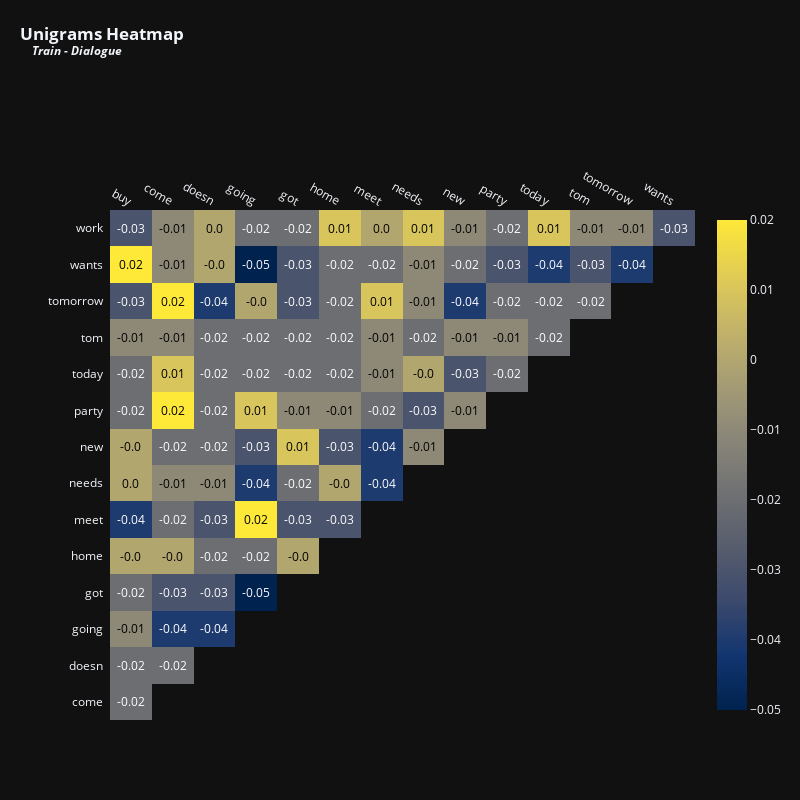

Source (notebook cell):
### Markdown cell above
## UNIGRAM

### Code cell
vectorizer = TfidfVectorizer(max_features = 15,stop_words = 'english') # Top 15 terms
x = vectorizer.fit_transform(train['summary'])
df_tfidfvect = pd.DataFrame(x.toarray(), columns=vectorizer.get_feature_names_out())
plot_correlation(df_tfidfvect, 'Unigrams', 'Train - Dialogue', 800, 800, 12)

### Figure 1 — Plotly figure (JSON) as saved in the notebook; plotly's stock layout.template omitted (floating-point values rounded to 4 significant figures)
{"data": [{"colorscale": [[0, "#00224e"], [0.1111, "#123570"], [0.2222, "#3b496c"], [0.3333, "#575d6d"], [0.4444, "#707173"], [0.5556, "#8a8678"], [0.6667, "#a59c74"], [0.7778, "#c3b369"], [0.8889, "#e1cc55"], [1, "#fee838"]], "reversescale": false, "showscale": false, "type": "heatmap", "x": ["buy", "come", "doesn", "going", "got", "home", "meet", "needs", "new", "party", "today", "tom", "tomorrow", "wants"], "y": ["work", "wants", "tomorrow", "tom", "today", "party", "new", "needs", "meet", "home", "got", "going", "doesn", "come"], "z": [[-0.03, -0.01, 0, -0.02, -0.02, 0.01, 0, 0.01, -0.01, -0.02, 0.01, -0.01, -0.01, -0.03], [0.02, -0.01, 0, -0.05, -0.03, -0.02, -0.02, -0.01, -0.02, -0.03, -0.04, -0.03, -0.04], [-0.03, 0.02, -0.04, 0, -0.03, -0.02, 0.01, -0.01, -0.04, -0.02, -0.02, -0.02], [-0.01, -0.01, -0.02, -0.02, -0.02, -0.02, -0.01, -0.02, -0.01, -0.01, -0.02], [-0.02, 0.01, -0.02, -0.02, -0.02, -0.02, -0.01, 0, -0.03, -0.02], [-0.02, 0.02, -0.02, 0.01, -0.01, -0.01, -0.02, -0.03, -0.01], [0, -0.02, -0.02, -0.03, 0.01, -0.03, -0.04, -0.01], [0, -0.01, -0.01, -0.04, -0.02, 0, -0.04], [-0.04, -0.02, -0.03, 0.02, -0.03, -0.03], [0, 0, -0.02, -0.02, 0], [-0.02, -0.03, -0.03, -0.05], [-0.01, -0.04, -0.04], [-0.02, -0.02], [-0.02]]}, {"colorscale": [[0, "#00224e"], [0.1111, "#123570"], [0.2222, "#3b496c"], [0.3333, "#575d6d"], [0.4444, "#707173"], [0.5556, "#8a8678"], [0.6667, "#a59c74"], [0.7778, "#c3b369"], [0.8889, "#e1cc55"], [1, "#fee838"]], "showscale": true, "type": "heatmap", "visible": true, "z": [[-0.03, -0.01, 0, -0.02, -0.02, 0.01, 0, 0.01, -0.01, -0.02, 0.01, -0.01, -0.01, -0.03], [0.02, -0.01, 0, -0.05, -0.03, -0.02, -0.02, -0.01, -0.02, -0.03, -0.04, -0.03, -0.04], [-0.03, 0.02, -0.04, 0, -0.03, -0.02, 0.01, -0.01, -0.04, -0.02, -0.02, -0.02], [-0.01, -0.01, -0.02, -0.02, -0.02, -0.02, -0.01, -0.02, -0.01, -0.01, -0.02], [-0.02, 0.01, -0.02, -0.02, -0.02, -0.02, -0.01, 0, -0.03, -0.02], [-0.02, 0.02, -0.02, 0.01, -0.01, -0.01, -0.02, -0.03, -0.01], [0, -0.02, -0.02, -0.03, 0.01, -0.03, -0.04, -0.01], [0, -0.01, -0.01, -0.04, -0.02, 0, -0.04], [-0.04, -0.02, -0.03, 0.02, -0.03, -0.03], [0, 0, -0.02, -0.02, 0], [-0.02, -0.03, -0.03, -0.05], [-0.01, -0.04, -0.04], [-0.02, -0.02], [-0.02]]}], "layout": {"annotations": [{"font": {"color": "#FFFFFF", "size": 12}, "showarrow": false, "text": "-0.03", "x": "buy", "xref": "x", "y": "work", "yref": "y"}, {"font": {"color": "#000000", "size": 12}, "showarrow": false, "text": "-0.01", "x": "come", "xref": "x", "y": "work", "yref": "y"}, {"font": {"color": "#000000", "size": 12}, "showarrow": false, "text": "0.0", "x": "doesn", "xref": "x", "y": "work", "yref": "y"}, {"font": {"color": "#FFFFFF", "size": 12}, "showarrow": false, "text": "-0.02", "x": "going", "xref": "x", "y": "work", "yref": "y"}, {"font": {"color": "#FFFFFF", "size": 12}, "showarrow": false, "text": "-0.02", "x": "got", "xref": "x", "y": "work", "yref": "y"}, {"font": {"color": "#000000", "size": 12}, "showarrow": false, "text": "0.01", "x": "home", "xref": "x", "y": "work", "yref": "y"}, {"font": {"color": "#000000", "size": 12}, "showarrow": false, "text": "0.0", "x": "meet", "xref": "x", "y": "work", "yref": "y"}, {"font": {"color": "#000000", "size": 12}, "showarrow": false, "text": "0.01", "x": "needs", "xref": "x", "y": "work", "yref": "y"}, {"font": {"color": "#000000", "size": 12}, "showarrow": false, "text": "-0.01", "x": "new", "xref": "x", "y": "work", "yref": "y"}, {"font": {"color": "#FFFFFF", "size": 12}, "showarrow": false, "text": "-0.02", "x": "party", "xref": "x", "y": "work", "yref": "y"}, {"font": {"color": "#000000", "size": 12}, "showarrow": false, "text": "0.01", "x": "today", "xref": "x", "y": "work", "yref": "y"}, {"font": {"color": "#000000", "size": 12}, "showarrow": false, "text": "-0.01", "x": "tom", "xref": "x", "y": "work", "yref": "y"}, {"font": {"color": "#000000", "size": 12}, "showarrow": false, "text": "-0.01", "x": "tomorrow", "xref": "x", "y": "work", "yref": "y"}, {"font": {"color": "#FFFFFF", "size": 12}, "showarrow": false, "text": "-0.03", "x": "wants", "xref": "x", "y": "work", "yref": "y"}, {"font": {"color": "#000000", "size": 12}, "showarrow": false, "text": "0.02", "x": "buy", "xref": "x", "y": "wants", "yref": "y"}, {"font": {"color": "#000000", "size": 12}, "showarrow": false, "text": "-0.01", "x": "come", "xref": "x", "y": "wants", "yref": "y"}, {"font": {"color": "#000000", "size": 12}, "showarrow": false, "text": "-0.0", "x": "doesn", "xref": "x", "y": "wants", "yref": "y"}, {"font": {"color": "#FFFFFF", "size": 12}, "showarrow": false, "text": "-0.05", "x": "going", "xref": "x", "y": "wants", "yref": "y"}, {"font": {"color": "#FFFFFF", "size": 12}, "showarrow": false, "text": "-0.03", "x": "got", "xref": "x", "y": "wants", "yref": "y"}, {"font": {"color": "#FFFFFF", "size": 12}, "showarrow": false, "text": "-0.02", "x": "home", "xref": "x", "y": "wants", "yref": "y"}, {"font": {"color": "#FFFFFF", "size": 12}, "showarrow": false, "text": "-0.02", "x": "meet", "xref": "x", "y": "wants", "yref": "y"}, {"font": {"color": "#000000", "size": 12}, "showarrow": false, "text": "-0.01", "x": "needs", "xref": "x", "y": "wants", "yref": "y"}, {"font": {"color": "#FFFFFF", "size": 12}, "showarrow": false, "text": "-0.02", "x": "new", "xref": "x", "y": "wants", "yref": "y"}, {"font": {"color": "#FFFFFF", "size": 12}, "showarrow": false, "text": "-0.03", "x": "party", "xref": "x", "y": "wants", "yref": "y"}, {"font": {"color": "#FFFFFF", "size": 12}, "showarrow": false, "text": "-0.04", "x": "today", "xref": "x", "y": "wants", "yref": "y"}, {"font": {"color": "#FFFFFF", "size": 12}, "showarrow": false, "text": "-0.03", "x": "tom", "xref": "x", "y": "wants", "yref": "y"}, {"font": {"color": "#FFFFFF", "size": 12}, "showarrow": false, "text": "-0.04", "x": "tomorrow", "xref": "x", "y": "wants", "yref": "y"}, {"font": {"color": "#FFFFFF", "size": 12}, "showarrow": false, "text": "-0.03", "x": "buy", "xref": "x", "y": "tomorrow", "yref": "y"}, {"font": {"color": "#000000", "size": 12}, "showarrow": false, "text": "0.02", "x": "come", "xref": "x", "y": "tomorrow", "yref": "y"}, {"font": {"color": "#FFFFFF", "size": 12}, "showarrow": false, "text": "-0.04", "x": "doesn", "xref": "x", "y": "tomorrow", "yref": "y"}, {"font": {"color": "#000000", "size": 12}, "showarrow": false, "text": "-0.0", "x": "going", "xref": "x", "y": "tomorrow", "yref": "y"}, {"font": {"color": "#FFFFFF", "size": 12}, "showarrow": false, "text": "-0.03", "x": "got", "xref": "x", "y": "tomorrow", "yref": "y"}, {"font": {"color": "#FFFFFF", "size": 12}, "showarrow": false, "text": "-0.02", "x": "home", "xref": "x", "y": "tomorrow", "yref": "y"}, {"font": {"color": "#000000", "size": 12}, "showarrow": false, "text": "0.01", "x": "meet", "xref": "x", "y": "tomorrow", "yref": "y"}, {"font": {"color": "#000000", "size": 12}, "showarrow": false, "text": "-0.01", "x": "needs", "xref": "x", "y": "tomorrow", "yref": "y"}, {"font": {"color": "#FFFFFF", "size": 12}, "showarrow": false, "text": "-0.04", "x": "new", "xref": "x", "y": "tomorrow", "yref": "y"}, {"font": {"color": "#FFFFFF", "size": 12}, "showarrow": false, "text": "-0.02", "x": "party", "xref": "x", "y": "tomorrow", "yref": "y"}, {"font": {"color": "#FFFFFF", "size": 12}, "showarrow": false, "text": "-0.02", "x": "today", "xref": "x", "y": "tomorrow", "yref": "y"}, {"font": {"color": "#FFFFFF", "size": 12}, "showarrow": false, "text": "-0.02", "x": "tom", "xref": "x", "y": "tomorrow", "yref": "y"}, {"font": {"color": "#000000", "size": 12}, "showarrow": false, "text": "-0.01", "x": "buy", "xref": "x", "y": "tom", "yref": "y"}, {"font": {"color": "#000000", "size": 12}, "showarrow": false, "text": "-0.01", "x": "come", "xref": "x", "y": "tom", "yref": "y"}, {"font": {"color": "#FFFFFF", "size": 12}, "showarrow": false, "text": "-0.02", "x": "doesn", "xref": "x", "y": "tom", "yref": "y"}, {"font": {"color": "#FFFFFF", "size": 12}, "showarrow": false, "text": "-0.02", "x": "going", "xref": "x", "y": "tom", "yref": "y"}, {"font": {"color": "#FFFFFF", "size": 12}, "showarrow": false, "text": "-0.02", "x": "got", "xref": "x", "y": "tom", "yref": "y"}, {"font": {"color": "#FFFFFF", "size": 12}, "showarrow": false, "text": "-0.02", "x": "home", "xref": "x", "y": "tom", "yref": "y"}, {"font": {"color": "#000000", "size": 12}, "showarrow": false, "text": "-0.01", "x": "meet", "xref": "x", "y": "tom", "yref": "y"}, {"font": {"color": "#FFFFFF", "size": 12}, "showarrow": false, "text": "-0.02", "x": "needs", "xref": "x", "y": "tom", "yref": "y"}, {"font": {"color": "#000000", "size": 12}, "showarrow": false, "text": "-0.01", "x": "new", "xref": "x", "y": "tom", "yref": "y"}, {"font": {"color": "#000000", "size": 12}, "showarrow": false, "text": "-0.01", "x": "party", "xref": "x", "y": "tom", "yref": "y"}, {"font": {"color": "#FFFFFF", "size": 12}, "showarrow": false, "text": "-0.02", "x": "today", "xref": "x", "y": "tom", "yref": "y"}, {"font": {"color": "#FFFFFF", "size": 12}, "showarrow": false, "text": "-0.02", "x": "buy", "xref": "x", "y": "today", "yref": "y"}, {"font": {"color": "#000000", "size": 12}, "showarrow": false, "text": "0.01", "x": "come", "xref": "x", "y": "today", "yref": "y"}, {"font": {"color": "#FFFFFF", "size": 12}, "showarrow": false, "text": "-0.02", "x": "doesn", "xref": "x", "y": "today", "yref": "y"}, {"font": {"color": "#FFFFFF", "size": 12}, "showarrow": false, "text": "-0.02", "x": "going", "xref": "x", "y": "today", "yref": "y"}, {"font": {"color": "#FFFFFF", "size": 12}, "showarrow": false, "text": "-0.02", "x": "got", "xref": "x", "y": "today", "yref": "y"}, {"font": {"color": "#FFFFFF", "size": 12}, "showarrow": false, "text": "-0.02", "x": "home", "xref": "x", "y": "today", "yref": "y"}, {"font": {"color": "#000000", "size": 12}, "showarrow": false, "text": "-0.01", "x": "meet", "xref": "x", "y": "today", "yref": "y"}, {"font": {"color": "#000000", "size": 12}, "showarrow": false, "text": "-0.0", "x": "needs", "xref": "x", "y": "today", "yref": "y"}, {"font": {"color": "#FFFFFF", "size": 12}, "showarrow": false, "text": "-0.03", "x": "new", "xref": "x", "y": "today", "yref": "y"}, {"font": {"color": "#FFFFFF", "size": 12}, "showarrow": false, "text": "-0.02", "x": "party", "xref": "x", "y": "today", "yref": "y"}, {"font": {"color": "#FFFFFF", "size": 12}, "showarrow": false, "text": "-0.02", "x": "buy", "xref": "x", "y": "party", "yref": "y"}, {"font": {"color": "#000000", "size": 12}, "showarrow": false, "text": "0.02", "x": "come", "xref": "x", "y": "party", "yref": "y"}, {"font": {"color": "#FFFFFF", "size": 12}, "showarrow": false, "text": "-0.02", "x": "doesn", "xref": "x", "y": "party", "yref": "y"}, {"font": {"color": "#000000", "size": 12}, "showarrow": false, "text": "0.01", "x": "going", "xref": "x", "y": "party", "yref": "y"}, {"font": {"color": "#000000", "size": 12}, "showarrow": false, "text": "-0.01", "x": "got", "xref": "x", "y": "party", "yref": "y"}, {"font": {"color": "#000000", "size": 12}, "showarrow": false, "text": "-0.01", "x": "home", "xref": "x", "y": "party", "yref": "y"}, {"font": {"color": "#FFFFFF", "size": 12}, "showarrow": false, "text": "-0.02", "x": "meet", "xref": "x", "y": "party", "yref": "y"}, {"font": {"color": "#FFFFFF", "size": 12}, "showarrow": false, "text": "-0.03", "x": "needs", "xref": "x", "y": "party", "yref": "y"}, {"font": {"color": "#000000", "size": 12}, "showarrow": false, "text": "-0.01", "x": "new", "xref": "x", "y": "party", "yref": "y"}, {"font": {"color": "#000000", "size": 12}, "showarrow": false, "text": "-0.0", "x": "buy", "xref": "x", "y": "new", "yref": "y"}, {"font": {"color": "#FFFFFF", "size": 12}, "showarrow": false, "text": "-0.02", "x": "come", "xref": "x", "y": "new", "yref": "y"}, {"font": {"color": "#FFFFFF", "size": 12}, "showarrow": false, "text": "-0.02", "x": "doesn", "xref": "x", "y": "new", "yref": "y"}, {"font": {"color": "#FFFFFF", "size": 12}, "showarrow": false, "text": "-0.03", "x": "going", "xref": "x", "y": "new", "yref": "y"}, {"font": {"color": "#000000", "size": 12}, "showarrow": false, "text": "0.01", "x": "got", "xref": "x", "y": "new", "yref": "y"}, {"font": {"color": "#FFFFFF", "size": 12}, "showarrow": false, "text": "-0.03", "x": "home", "xref": "x", "y": "new", "yref": "y"}, {"font": {"color": "#FFFFFF", "size": 12}, "showarrow": false, "text": "-0.04", "x": "meet", "xref": "x", "y": "new", "yref": "y"}, {"font": {"color": "#000000", "size": 12}, "showarrow": false, "text": "-0.01", "x": "needs", "xref": "x", "y": "new", "yref": "y"}, {"font": {"color": "#000000", "size": 12}, "showarrow": false, "text": "0.0", "x": "buy", "xref": "x", "y": "needs", "yref": "y"}, {"font": {"color": "#000000", "size": 12}, "showarrow": false, "text": "-0.01", "x": "come", "xref": "x", "y": "needs", "yref": "y"}, {"font": {"color": "#000000", "size": 12}, "showarrow": false, "text": "-0.01", "x": "doesn", "xref": "x", "y": "needs", "yref": "y"}, {"font": {"color": "#FFFFFF", "size": 12}, "showarrow": false, "text": "-0.04", "x": "going", "xref": "x", "y": "needs", "yref": "y"}, {"font": {"color": "#FFFFFF", "size": 12}, "showarrow": false, "text": "-0.02", "x": "got", "xref": "x", "y": "needs", "yref": "y"}, {"font": {"color": "#000000", "size": 12}, "showarrow": false, "text": "-0.0", "x": "home", "xref": "x", "y": "needs", "yref": "y"}, {"font": {"color": "#FFFFFF", "size": 12}, "showarrow": false, "text": "-0.04", "x": "meet", "xref": "x", "y": "needs", "yref": "y"}, {"font": {"color": "#FFFFFF", "size": 12}, "showarrow": false, "text": "-0.04", "x": "buy", "xref": "x", "y": "meet", "yref": "y"}, {"font": {"color": "#FFFFFF", "size": 12}, "showarrow": false, "text": "-0.02", "x": "come", "xref": "x", "y": "meet", "yref": "y"}, {"font": {"color": "#FFFFFF", "size": 12}, "showarrow": false, "text": "-0.03", "x": "doesn", "xref": "x", "y": "meet", "yref": "y"}, {"font": {"color": "#000000", "size": 12}, "showarrow": false, "text": "0.02", "x": "going", "xref": "x", "y": "meet", "yref": "y"}, {"font": {"color": "#FFFFFF", "size": 12}, "showarrow": false, "text": "-0.03", "x": "got", "xref": "x", "y": "meet", "yref": "y"}, {"font": {"color": "#FFFFFF", "size": 12}, "showarrow": false, "text": "-0.03", "x": "home", "xref": "x", "y": "meet", "yref": "y"}, {"font": {"color": "#000000", "size": 12}, "showarrow": false, "text": "-0.0", "x": "buy", "xref": "x", "y": "home", "yref": "y"}, {"font": {"color": "#000000", "size": 12}, "showarrow": false, "text": "-0.0", "x": "come", "xref": "x", "y": "home", "yref": "y"}, {"font": {"color": "#FFFFFF", "size": 12}, "showarrow": false, "text": "-0.02", "x": "doesn", "xref": "x", "y": "home", "yref": "y"}, {"font": {"color": "#FFFFFF", "size": 12}, "showarrow": false, "text": "-0.02", "x": "going", "xref": "x", "y": "home", "yref": "y"}, {"font": {"color": "#000000", "size": 12}, "showarrow": false, "text": "-0.0", "x": "got", "xref": "x", "y": "home", "yref": "y"}, {"font": {"color": "#FFFFFF", "size": 12}, "showarrow": false, "text": "-0.02", "x": "buy", "xref": "x", "y": "got", "yref": "y"}, {"font": {"color": "#FFFFFF", "size": 12}, "showarrow": false, "text": "-0.03", "x": "come", "xref": "x", "y": "got", "yref": "y"}, {"font": {"color": "#FFFFFF", "size": 12}, "showarrow": false, "text": "-0.03", "x": "doesn", "xref": "x", "y": "got", "yref": "y"}, {"font": {"color": "#FFFFFF", "size": 12}, "showarrow": false, "text": "-0.05", "x": "going", "xref": "x", "y": "got", "yref": "y"}, {"font": {"color": "#000000", "size": 12}, "showarrow": false, "text": "-0.01", "x": "buy", "xref": "x", "y": "going", "yref": "y"}, {"font": {"color": "#FFFFFF", "size": 12}, "showarrow": false, "text": "-0.04", "x": "come", "xref": "x", "y": "going", "yref": "y"}, {"font": {"color": "#FFFFFF", "size": 12}, "showarrow": false, "text": "-0.04", "x": "doesn", "xref": "x", "y": "going", "yref": "y"}, {"font": {"color": "#FFFFFF", "size": 12}, "showarrow": false, "text": "-0.02", "x": "buy", "xref": "x", "y": "doesn", "yref": "y"}, {"font": {"color": "#FFFFFF", "size": 12}, "showarrow": false, "text": "-0.02", "x": "come", "xref": "x", "y": "doesn", "yref": "y"}, {"font": {"color": "#FFFFFF", "size": 12}, "showarrow": false, "text": "-0.02", "x": "buy", "xref": "x", "y": "come", "yref": "y"}], "height": 800, "margin": {"l": 110, "t": 210}, "title": {"text": "<b>Unigrams Heatmap<br><sup>&nbsp;&nbsp;&nbsp;&nbsp;<i>Train - Dialogue</i></sup></b>", "x": 0.025, "xanchor": "left", "y": 0.95}, "width": 800, "xaxis": {"autorange": true, "dtick": 1, "gridcolor": "rgb(0, 0, 0)", "range": [-0.5, 13.5], "showgrid": false, "side": "top", "ticks": "", "type": "category"}, "yaxis": {"autorange": true, "dtick": 1, "range": [13.5, -0.5], "showgrid": false, "ticks": "", "ticksuffix": "  ", "type": "category"}}}
